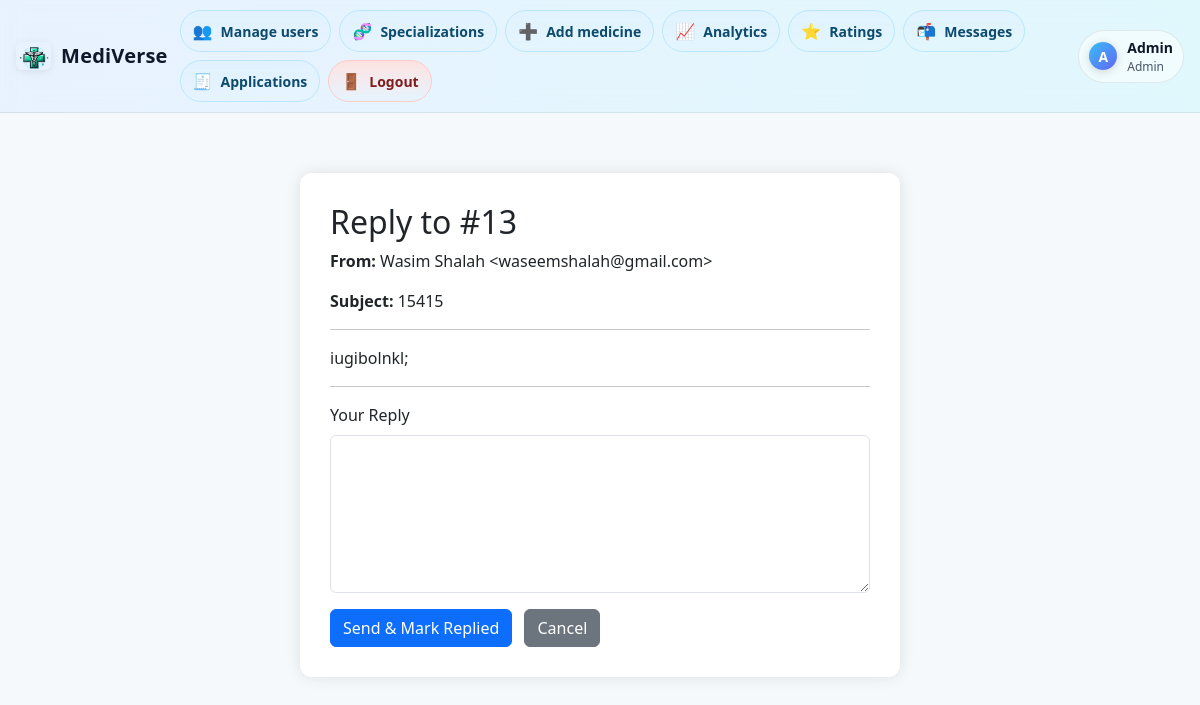
/labs/Doctors/reply_contact.php?id=13 (signed in), run on the app's committed database.
### tables this page shows
CREATE TABLE `contact_messages` (
  `id` int(11) NOT NULL,
  `name` varchar(100) NOT NULL,
  `email` varchar(150) NOT NULL,
  `subject` varchar(200) NOT NULL,
  `message` text NOT NULL,
  `created_at` timestamp NOT NULL DEFAULT current_timestamp(),
  `status` enum('new','replied') NOT NULL DEFAULT 'new',
  `reply` text DEFAULT NULL,
  `replied_at` datetime DEFAULT NULL
);

### labs/Doctors/reply_contact.php (the view, shortened to what this page needs)
<?php
require_once 'config.php';
$scheme   = (!empty($_SERVER['HTTPS']) && $_SERVER['HTTPS'] !== 'off') ? 'https' : 'http';
$host     = $_SERVER['HTTP_HOST'];
$basePath = rtrim(dirname($_SERVER['SCRIPT_NAME']), '/\\');
$baseURL  = $scheme . '://' . $host . $basePath;
$returnRaw = $_GET['return'] ?? 'admin/contact_messages.php';
$returnRel = ltrim($returnRaw, '/');
$messagesURLNoQuery = $baseURL . '/' . $returnRel;
$id = $_GET['id'] ?? '';
$stmt = $conn->prepare("
  SELECT id, name, email, subject, message, status, reply
    FROM contact_messages
   WHERE id = ?
");
$stmt->bind_param("i", $id);
$stmt->execute();
$msg = $stmt->get_result()->fetch_assoc();
?>
<!DOCTYPE html>
<html lang="en">
<head>
  <link href="https://cdn.jsdelivr.net/npm/bootstrap@5.3.2/dist/css/bootstrap.min.css" rel="stylesheet">
</head>
<body>
  <?php include 'navbar_loggedin.php'; ?>
  <div class="container">
    <h2>Reply to #<?= htmlspecialchars($msg['id']) ?></h2>
    <p><strong>From:</strong> <?= htmlspecialchars($msg['name']) ?>
      &lt;<?= htmlspecialchars($msg['email']) ?>&gt;</p>
    <p><strong>Subject:</strong> <?= htmlspecialchars($msg['subject']) ?></p>
    <hr>
    <p><?= nl2br(htmlspecialchars($msg['message'])) ?></p>
    <hr>
    <form method="POST">
      <div class="mb-3">
        <label for="reply" class="form-label">Your Reply</label>
        <textarea id="reply" name="reply" rows="6" class="form-control" required><?= htmlspecialchars($msg['reply'] ?? '') ?></textarea>
      </div>
      <button class="btn btn-primary">Send & Mark Replied</button>
      <a class="btn btn-secondary ms-2" href="<?= htmlspecialchars($messagesURLNoQuery) ?>">Cancel</a>
    </form>
  </div>
</body>
</html>

### labs/Doctors/reply_contact.php (style rules this page uses)
body { font-family:'Segoe UI',sans-serif; background:#f6f9fc; }
.container { max-width:600px; margin:60px auto; background:#fff; padding:30px; border-radius:12px; box-shadow:0 0 15px rgba(0,0,0,0.1); }

### labs/Doctors/navbar_loggedin.php (style rules this page uses)
:root { --bg: rgba(255,255,255,.65); --bg-dark: rgba(17,24,39,.65); --fg: #0f172a; --fg-subtle:#475569; --ring: rgba(59,130,246,.35); }

### data on the page
contact_messages: id "13", name "Wasim Shalah", email "waseemshalah@gmail.com", subject "15415", message "iugibolnkl;"

### other printed values
$initial "A"
$name ?: 'User' "Admin"
$role "Admin"
